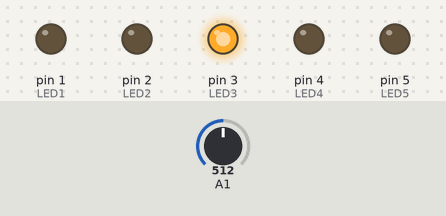
This sketch was run on a simulated Arduino Uno, built with avr-gcc and run on an emulated ATmega328P. On the bench: output pins drawn as LEDs (lit = HIGH). The inputs (shaded band) are chosen by the test bench; at power-on: A1 = 512.

Above: at 1.2 s.
1.3 s: A1 set to 500
At 2.3 s:
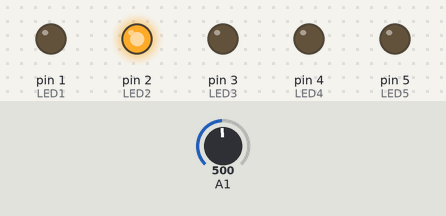
2.8 s: A1 set to 270
4.3 s: A1 set to 244
At 4.6 s:
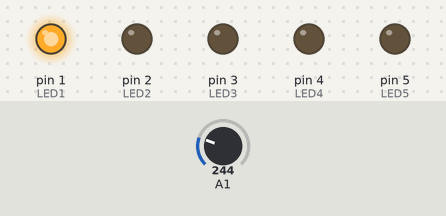
5.8 s: A1 set to 778
At 7.0 s:
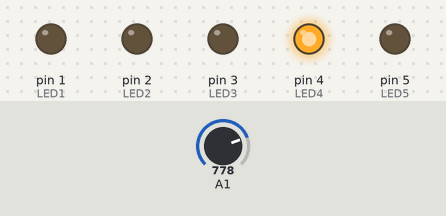
7.3 s: A1 set to 994
8.8 s: A1 set to 1009
At 9.3 s:
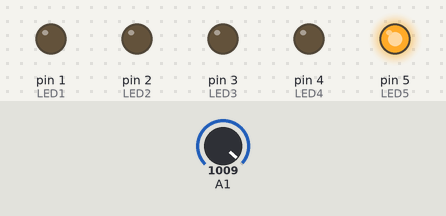
Timing chart, 0 to 11.3 s (numbered marks = the images above; inputs shaded):
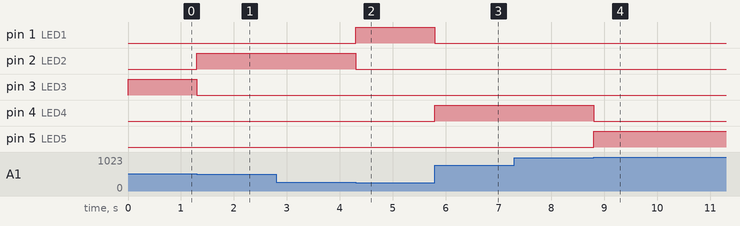

The sketch:

carruselledp.ino
```cpp
int LED1 = 1, LED2 = 2, LED3 = 3, LED4 = 4, LED5 = 5, val;

void setup() {
  pinMode(LED1, OUTPUT);
  pinMode(LED2, OUTPUT);
  pinMode(LED3, OUTPUT);
  pinMode(LED4, OUTPUT);
  pinMode(LED5, OUTPUT);
}

void loop() {

  val = analogRead(A1);

  if (val >= 10 && val < 255) {
    digitalWrite(LED1, HIGH);
    digitalWrite(LED2, LOW);
    digitalWrite(LED3, LOW);
    digitalWrite(LED4, LOW);
    digitalWrite(LED5, LOW);
  }

  if (val >= 256 && val < 511) {
    digitalWrite(LED1, LOW);
    digitalWrite(LED2, HIGH);
    digitalWrite(LED3, LOW);
    digitalWrite(LED4, LOW);
    digitalWrite(LED5, LOW);
  }


  if (val >= 512 && val < 767) {
    digitalWrite(LED1, LOW);
    digitalWrite(LED2, LOW);
    digitalWrite(LED3, HIGH);
    digitalWrite(LED4, LOW);
    digitalWrite(LED5, LOW);
  }

  if (val >= 768 && val < 1000) {
    digitalWrite(LED1, LOW);
    digitalWrite(LED2, LOW);
    digitalWrite(LED3, LOW);
    digitalWrite(LED4, HIGH);
    digitalWrite(LED5, LOW);
  }

  if (val >= 1001 && val < 1023) {
    digitalWrite(LED1, LOW);
    digitalWrite(LED2, LOW);
    digitalWrite(LED3, LOW);
    digitalWrite(LED4, LOW);
    digitalWrite(LED5, HIGH);
  }
}
```

Measured:
- the behaviour switches between 511 and 510 on A1 (found by bisection; images 0 and 1)
- the behaviour switches between 255 and 254 on A1 (found by bisection; images 1 and 2)
- the behaviour switches between 1000 and 1001 on A1 (found by bisection; images 3 and 4)
- after the input at 1.3 s, pin 2 (LED2): LOW → HIGH at once; pin 3 (LED3): HIGH → LOW at once
- after the input at 2.8 s, every drawn part: stays the same
- after the input at 4.3 s, pin 1 (LED1): LOW → HIGH at once; pin 2 (LED2): HIGH → LOW at once
- after the input at 5.8 s, pin 1 (LED1): HIGH → LOW at once; pin 4 (LED4): LOW → HIGH at once
- after the input at 7.3 s, every drawn part: stays the same
- after the input at 8.8 s, pin 4 (LED4): HIGH → LOW at once; pin 5 (LED5): LOW → HIGH at once
